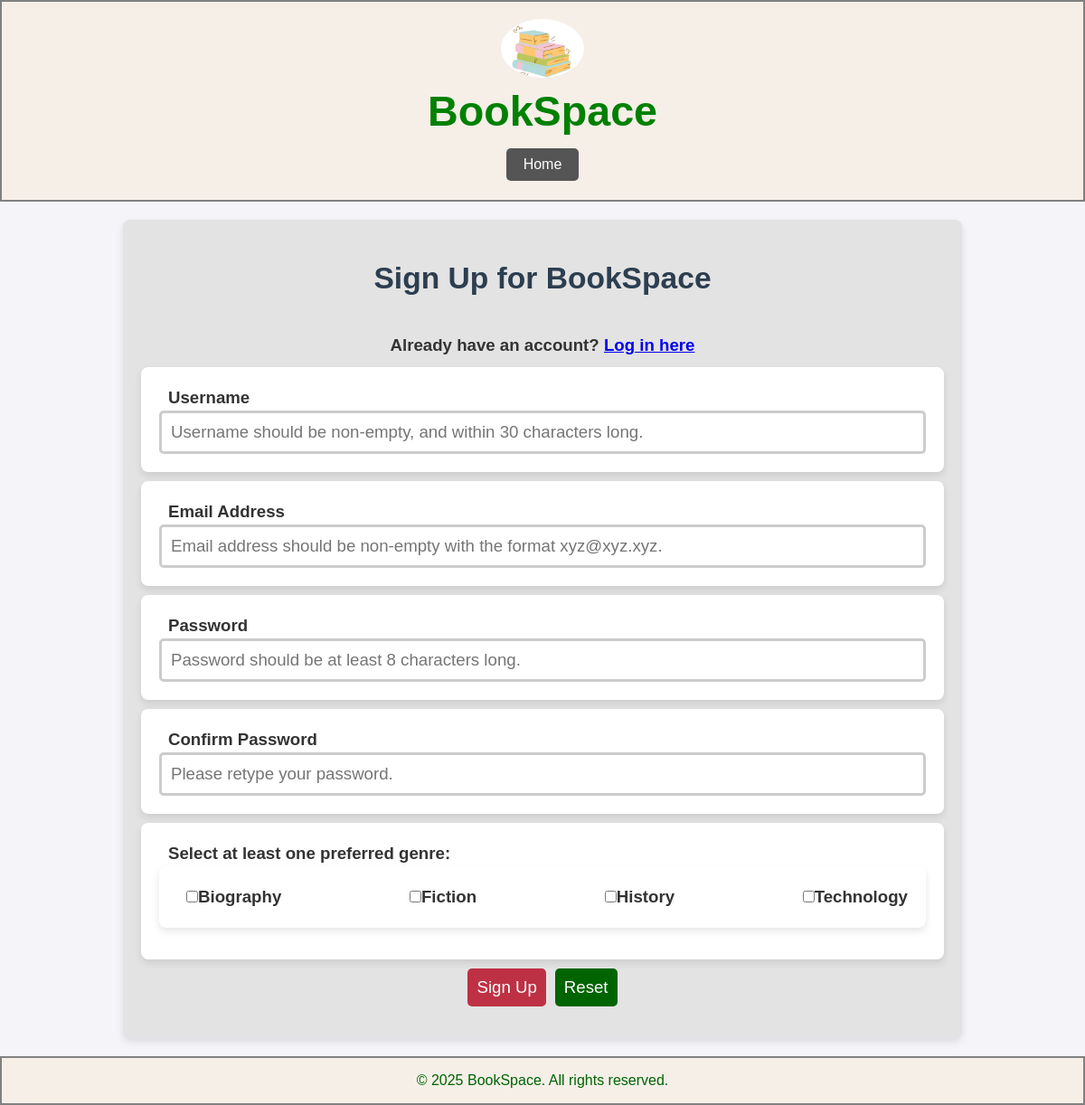
/private/functions/signup.php, run on the app's committed database.
### tables this page shows
CREATE TABLE IF NOT EXISTS genres (
    genre_id INT NOT NULL AUTO_INCREMENT PRIMARY KEY,
    genre_name VARCHAR(100) NOT NULL UNIQUE
);

### private/functions/signup.php (the view, shortened to what this page needs)
<?php
$db = db_connect();
?>
<!DOCTYPE html>
<html lang="en">
<head>
    <link rel="stylesheet" href="../../stylesheet/style.css">
</head>
<body>
    <?php include("header1.php"); ?>
    <main>
        <section id="s1" class="signup-container">
            <h2>Sign Up for BookSpace</h2>
            <form id="signup-form" class="signup-form" method="POST" action="register.php" onsubmit="return validate();" autocomplete="off">
                <p class="login-link">Already have an account? <a href="login.php">Log in here</a></p>
                <div class="form-group">
                    <label for="username">Username</label>
                    <input type="text" name="username" id="username" placeholder="Username should be non-empty, and within 30 characters long.">
                </div>
                <div class="form-group">
                    <label for="email">Email Address</label>
                    <input type="text" name="email" id="email" placeholder="Email address should be non-empty with the format xyz@xyz.xyz.">
                </div>
                <div class="form-group">
                    <label for="password">Password</label>
                    <input type="password" name="password" id="password" placeholder="Password should be at least 8 characters long.">
                </div>
                <div class="form-group">
                    <label for="password-confirmation">Confirm Password</label>
                    <input type="password" id="password-confirmation" placeholder="Please retype your password.">
                </div>
                <div class="form-group">
                    <label id="genresLabel" for="genres">Select at least one preferred genre:</label>
                    <div id="genres" class="flex-style">
                        <?php
                            $genres_sql = "SELECT * FROM genres";
                            $genres_result_set = mysqli_query($db, $genres_sql);
                            while ($genres_results = mysqli_fetch_assoc($genres_result_set)) {
                                echo '<label><input type="checkbox" name="genres[]" value="' . $genres_results['genre_id'] . '">' . $genres_results['genre_name'] . '</label>';
                            }
                            ?>
                    </div>
                </div>
                <div class="signup-button">
                <button type="submit" class="button">Sign Up</button>
                <button type="reset" class="button">Reset</button>
                </div>
            </form>
        </section>
    </main>
    <?php include("footer.php"); ?>
</body>
</html>

### stylesheet/style.css (style rules this page uses)
* { margin: 0; padding: 0; box-sizing: border-box; font-size: 14pt; }
body { font-family: Arial, sans-serif; color: #333; background-color: #f4f4f9; }
h2 { font-size: 1.8rem; color: #2c3e50; padding: 20px; text-align: center; }
main { line-height: 1.5; padding: 20px; }
main section { margin-bottom: 1em; text-align: center; }
main section p { margin-bottom: 10px; }
section div { padding: 20px; border-radius: 8px; background-color: #ffffff; box-shadow: 0 4px 8px rgba(0, 0, 0, 0.1); margin-bottom: 15px; }
.login-container, .signup-container { background-color: #fff; border-radius: 8px; box-shadow: 0 4px 8px rgba(0, 0, 0, 0.1); padding: 20px; width: 80%; margin: 0 auto; text-align:left; }
#s1 { background-color: #e3e3e3; }
.form-group { margin-bottom: 10px; }
label { font-weight: bold; margin-left: 10px; }
input[type="text"], input[type="email"], input[type="password"] { width: 100%; padding: 10px; border-radius: 5px; border: 3px solid #ccc; box-sizing: border-box; }
.flex-style { display: flex; flex-wrap: wrap; gap: 10px; justify-content: space-between; }
.signup-button { display: flex; justify-content: center; padding: 0; gap: 10px; background-color: #e3e3e3; box-shadow:none; }
.button { display: inline-block; text-align: center; background-color: #be3144; color: #fff; padding: 10px; border: none; border-radius: 5px; cursor: pointer; }
button[type="reset"] { background-color:darkgreen; }
.signup-link, .login-link { margin-top: 15px; text-align: center; font-weight: bold; }

### data on the page
genres: genre_name "Biography"
genres: genre_name "Fiction"
genres: genre_name "History"
genres: genre_name "Technology"
